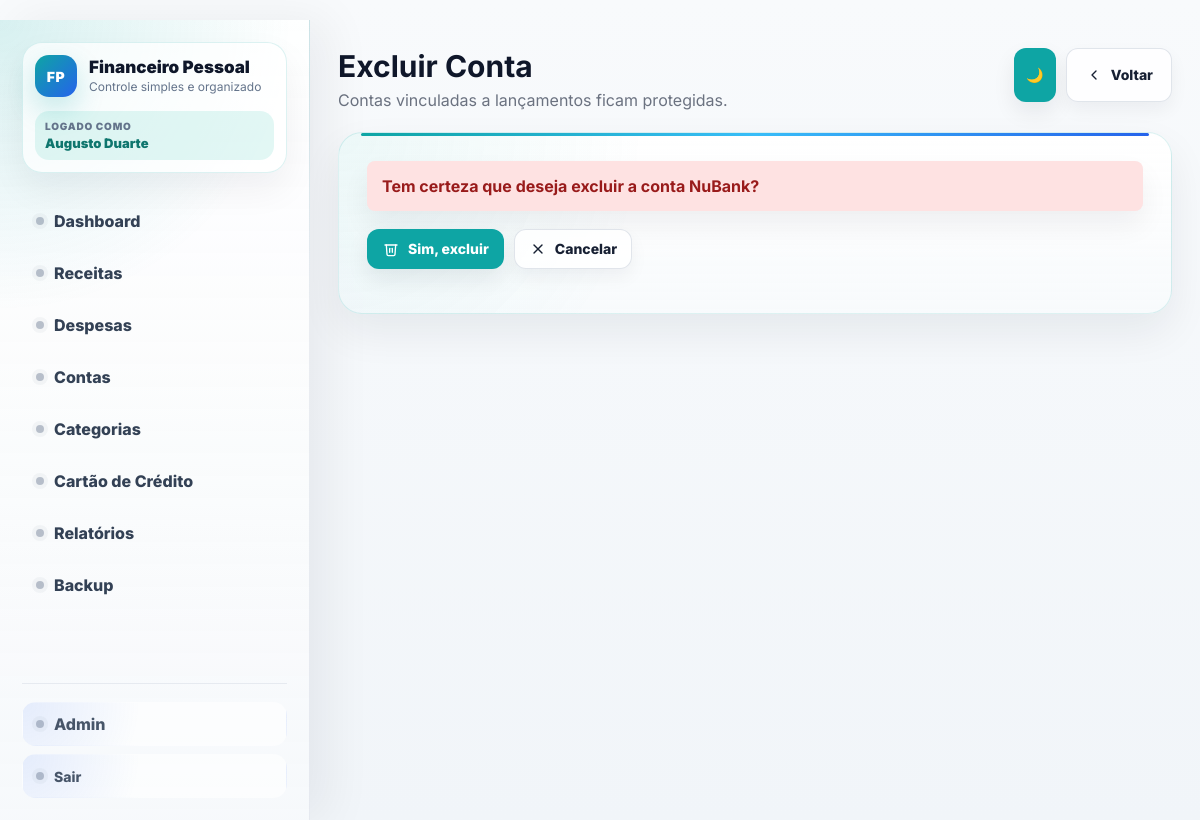
Page /contas/4/excluir/ (signed in) on the earlier database version.
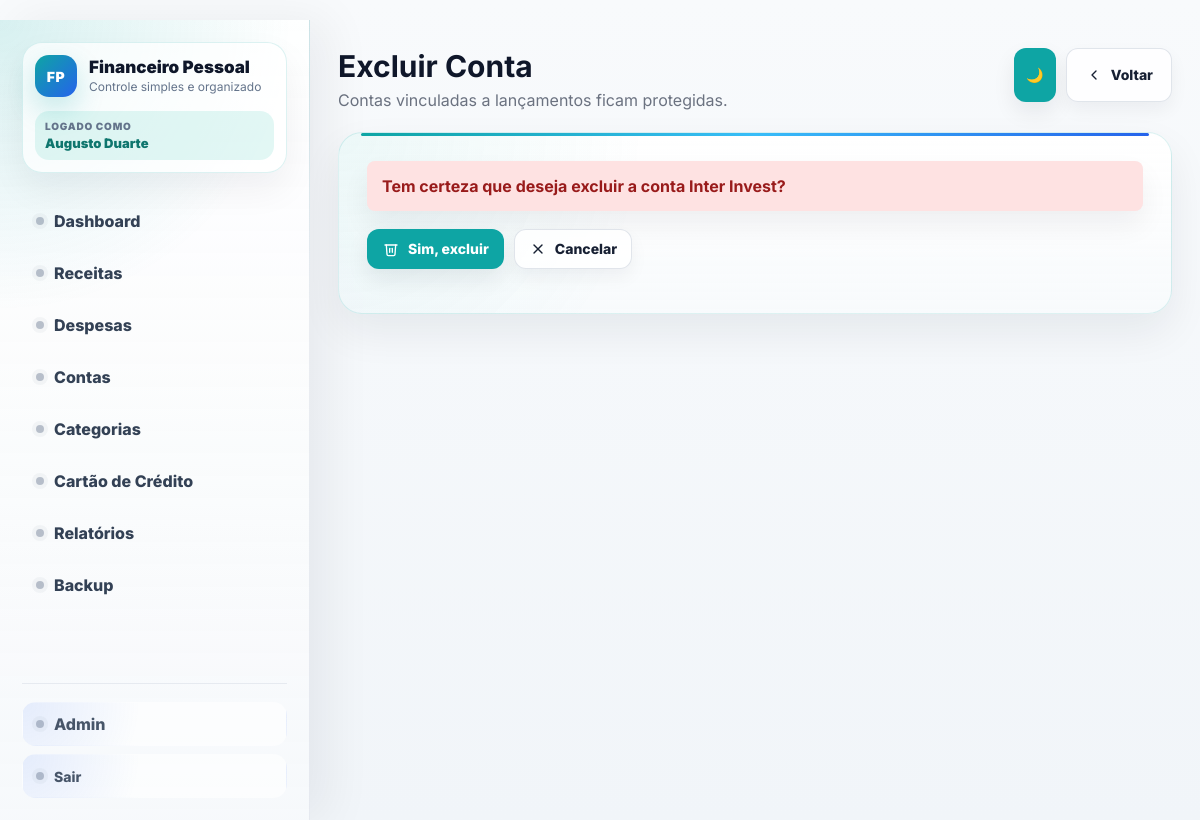
Same page on the later database version.
### financeiro/models.py (models this page shows, shortened)
class Conta(models.Model):
    TIPO_CHOICES = [
        ('banco', 'Banco'),
        ('carteira', 'Carteira'),
        ('investimento', 'Investimento'),
    ]
    usuario = models.ForeignKey(settings.AUTH_USER_MODEL, on_delete=models.CASCADE, related_name='contas_financeiras')
    nome = models.CharField('Nome', max_length=100)
    tipo = models.CharField(max_length=20, choices=TIPO_CHOICES)
    saldo_inicial = models.DecimalField('Saldo inicial', max_digits=12, decimal_places=2, default=0)
    banco_principal = models.BooleanField('Banco principal', default=False)
    possui_cartao_credito = models.BooleanField('Possui cartão de crédito?', default=False)
    dias_antes_fechamento_fatura = models.PositiveIntegerField('Dias antes do vencimento da fatura', null=True, blank=True)
    dia_vencimento_fatura = models.PositiveIntegerField('Dia de vencimento da fatura', null=True, blank=True)
    class Meta:
        verbose_name = 'Conta'
        verbose_name_plural = 'Contas'

### financeiro/views.py (the view)
# urls.py: path('contas/<int:conta_id>/excluir/', login_required(views.excluir_conta), name='excluir_conta'),
def excluir_conta(request, conta_id):
    conta = get_object_or_404(Conta, id=conta_id, usuario=request.user)
    erro = None
    if request.method == 'POST':
        try:
            conta.delete()
            return redirect('lista_contas')
        except ProtectedError:
            erro = 'Esta conta possui receitas ou despesas vinculadas e não pode ser excluída.'
    contexto = {
        'conta': conta,
        'erro': erro,
    }
    return render(request, 'financeiro/confirmar_exclusao_conta.html', contexto)

### financeiro/templates/financeiro/confirmar_exclusao_conta.html (shortened to what this page needs)
﻿{% extends 'financeiro/base.html' %}
{% block page_title %}Excluir Conta{% endblock %}
{% block page_subtitle %}Contas vinculadas a lançamentos ficam protegidas.{% endblock %}
{% block page_actions %}
    <a href="/contas/" class="btn btn-light"><span class="btn-icon"><svg viewBox="0 0 24 24" stroke-width="2" stroke-linecap="round" stroke-linejoin="round"><path d="M15 18l-6-6 6-6"></path></svg></span>Voltar</a>
{% endblock %}
{% block content %}
<section class="form-card">
    <div class="alert-danger">
        Tem certeza que deseja excluir a conta <strong>{{ conta.nome }}</strong>?
    </div>
    <form method="post">
        <div class="actions">
            <button type="submit" class="btn btn-danger"><span class="btn-icon"><svg viewBox="0 0 24 24" stroke-width="2" stroke-linecap="round" stroke-linejoin="round"><polyline points="3 6 5 6 21 6"></polyline><path d="M19 6l-1 14a2 2 0 0 1-2 2H8a2 2 0 0 1-2-2L5 6"></path><path d="M10 11v6"></path><path d="M14 11v6"></path></svg></span>Sim, excluir</button>
            <a href="/contas/" class="btn btn-light"><span class="btn-icon"><svg viewBox="0 0 24 24" stroke-width="2" stroke-linecap="round" stroke-linejoin="round"><path d="M18 6L6 18"></path><path d="M6 6l12 12"></path></svg></span>Cancelar</a>
        </div>
    </form>
</section>
{% endblock %}

Differences in the rows shown:
changed Conta: nome "NuBank" → "Inter Invest"
